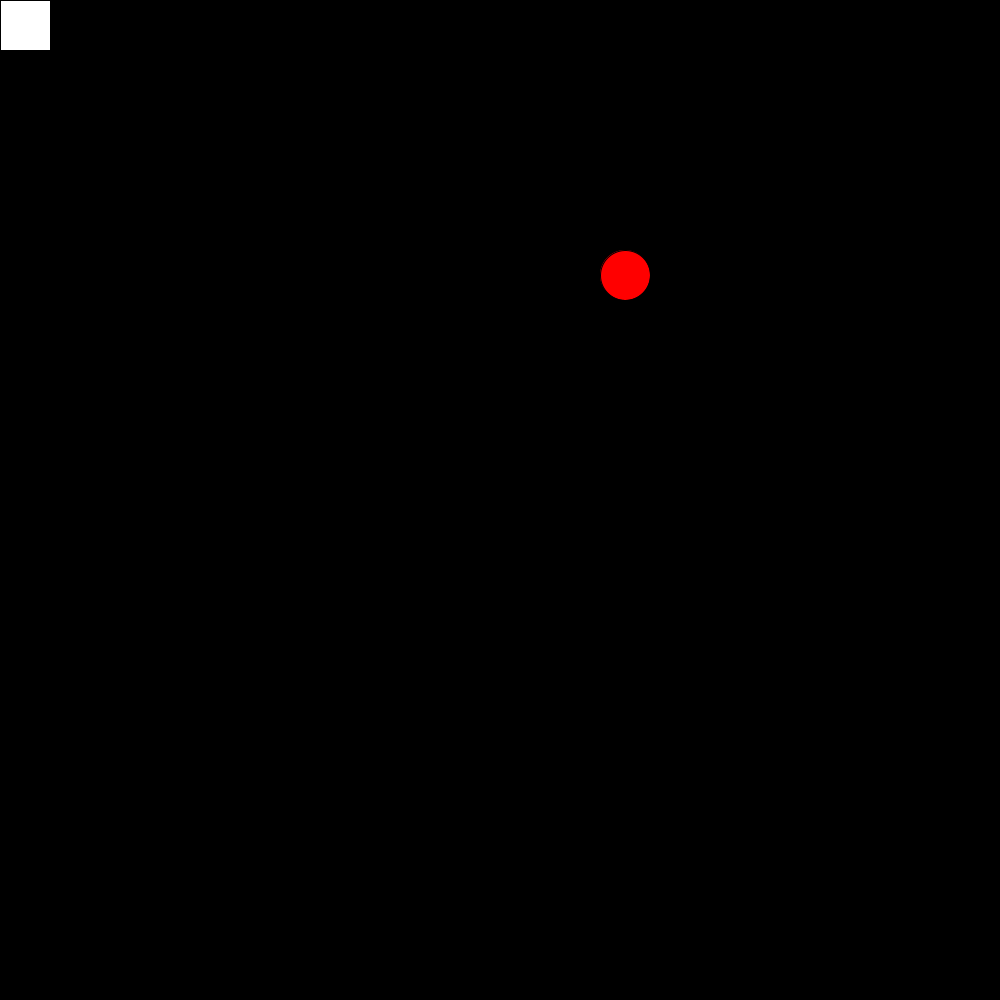
Frame 1 (no input)
Frame 60 (the mouse pressed at the canvas centre just before this capture): identical to frame 1, image omitted
Frame 120 (the mouse held since frame 60 and released just before this capture): identical to frame 1, image omitted

The Processing sketch that drew this single still picture (run headless with seeded random() and noise(); from frame 60 on, the mouse is pressed at the canvas centre):

// Processing sketch: moduleopagve_3
// ── moduleopagve_3.pde
//kleuren
int RED = #FF0000, YELLOW = #FFFF00, GREEN = #00FF00, BLUE = #0000FF, WHITE = #FFFFFF, BLACK = #000000;


// vars
int sizeX = 1000;
int sizeY = 1000;

int RoboScale = 20;
int Robo = max (sizeX/RoboScale, sizeY/RoboScale);

int CurrentRX, CurrentRY, CurrentCX, CurrentCY;

boolean PickUp = false;



void settings() {
  size(sizeX, sizeY);
}


// draw robo & cargo in setup to give player a random pos of cargo
void setup(){
    background (BLACK);
    //DRAW ROBOT 
    fill (WHITE);
    rect (CurrentRX, CurrentRY, Robo, Robo); 
    //DRAW CIRKEL AT RANDOM POS
    fill (RED);
    ellipseMode (CORNER);
    CurrentCX = (ceil(random(width/Robo)) * Robo) - Robo; 
    CurrentCY = (ceil(random(height/Robo)) * Robo) - Robo; 
    ellipse (CurrentCX, CurrentCY, Robo, Robo);
}

void draw(){
      background (BLACK);
      ROBOT();
      CARGO();
}

void ROBOT()  {
  fill (WHITE);
  rect (CurrentRX, CurrentRY, Robo, Robo);
}

void CARGO() {
  if (PickUp == true) {
      CurrentCX = CurrentRX;
      CurrentCY = CurrentRY;
      fill (GREEN);
  }  else  {
      fill (RED);
  }
  ellipse (CurrentCX, CurrentCY, Robo, Robo);
}


void keyPressed() {
   boolean Contact = ((CurrentRX == CurrentCX) && (CurrentRY == CurrentCY)); //true if cirkel and robo are alligned
  
  //MOVEMENT ROBO
    switch (keyCode) {
        case LEFT:
            CurrentRX = constrain (CurrentRX - Robo, 0, width);
            break;
        case RIGHT: 
            CurrentRX = constrain(CurrentRX + Robo, 0, width - Robo);
            break;
        case UP: 
            CurrentRY = constrain(CurrentRY - Robo, 0, height);
            break;
        case DOWN:
            CurrentRY = constrain(CurrentRY + Robo, 0, height - Robo);
            break;
    
    //PRESS ENTER
        case ENTER:
            if (Contact) {
                PickUp = !PickUp;
            }      
     }
}
